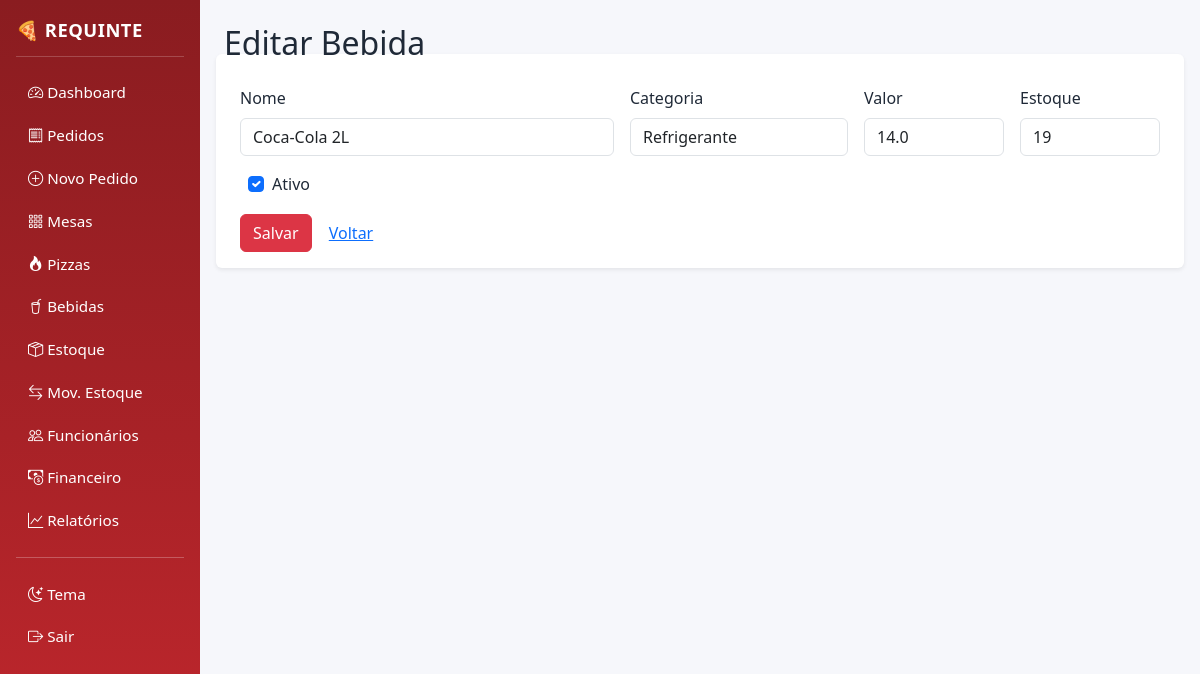
/cardapio/bebidas/1/editar (signed in), run on the app's committed database.
### models.py (models this page shows)
class Bebida(db.Model):
    __tablename__ = "bebidas"
    id = db.Column(db.Integer, primary_key=True)
    nome = db.Column(db.String(120), nullable=False)
    categoria = db.Column(db.String(60))
    valor = db.Column(db.Float, default=0.0)
    estoque_atual = db.Column(db.Integer, default=0)
    ativo = db.Column(db.Boolean, default=True)

### routes/cardapio.py (the view)
@bp.route("/bebidas/<int:bid>/editar", methods=["GET", "POST"])
@login_required
def bebida_editar(bid):
    b = Bebida.query.get_or_404(bid)
    form = BebidaForm(obj=b)
    if form.validate_on_submit():
        form.populate_obj(b); db.session.commit()
        return redirect(url_for("cardapio.bebidas"))
    return render_template("bebida_form.html", form=form, titulo="Editar Bebida")

### routes/cardapio.py
class BebidaForm(FlaskForm):
    nome = StringField("Nome", validators=[DataRequired(), Length(max=120)])
    categoria = StringField("Categoria", validators=[Length(max=60)])
    valor = FloatField("Valor", validators=[NumberRange(min=0)])
    estoque_atual = IntegerField("Estoque", validators=[NumberRange(min=0)], default=0)
    ativo = BooleanField("Ativo", default=True)

### models.py (called while the page is built)
    @property
    def is_active(self):
        return self.ativo

### templates/bebida_form.html
{% extends "base.html" %}{% block content %}
<h2>{{titulo}}</h2>
<form method="post" class="row g-3 bg-white p-3 rounded shadow-sm">{{ form.hidden_tag() }}
  <div class="col-md-5"><label class="form-label">Nome</label>{{ form.nome(class="form-control") }}</div>
  <div class="col-md-3"><label class="form-label">Categoria</label>{{ form.categoria(class="form-control") }}</div>
  <div class="col-md-2"><label class="form-label">Valor</label>{{ form.valor(class="form-control") }}</div>
  <div class="col-md-2"><label class="form-label">Estoque</label>{{ form.estoque_atual(class="form-control") }}</div>
  <div class="col-12 form-check ms-3">{{ form.ativo(class="form-check-input") }}<label class="form-check-label">Ativo</label></div>
  <div class="col-12"><button class="btn btn-danger">Salvar</button>
  <a class="btn btn-link" href="{{ url_for('cardapio.bebidas') }}">Voltar</a></div>
</form>{% endblock %}

### static/css/app.css (style rules this page uses)
:root { --bg:#f6f7fb;--card:#fff;--brand:#c1272d;--brand-dark:#8a1c20;--text:#1f2937;--muted:#6b7280; }
body { background:var(--bg);color:var(--text); }

### data on the page
Bebida: nome "Coca-Cola 2L", categoria "Refrigerante", valor "14.0", estoque_atual "19", ativo "☑"

### other printed values
{{ titulo }} "Editar Bebida"
